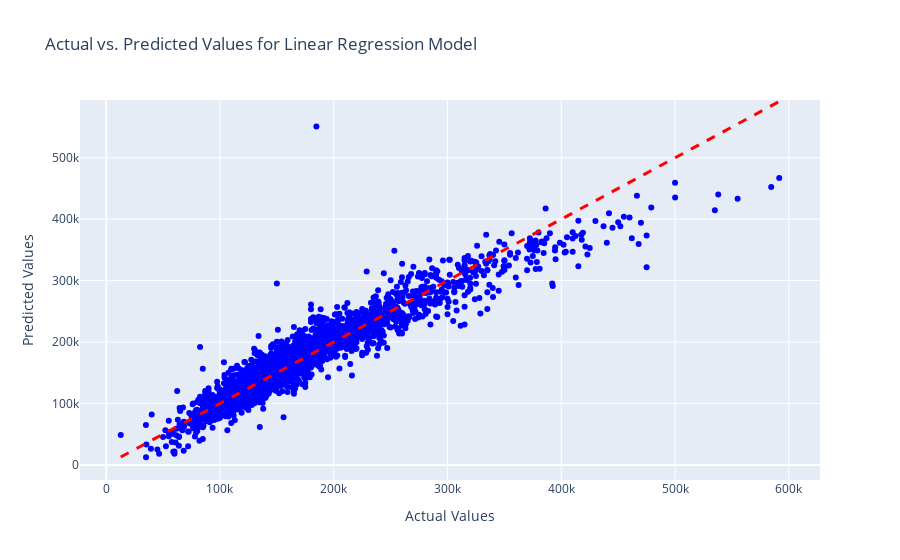
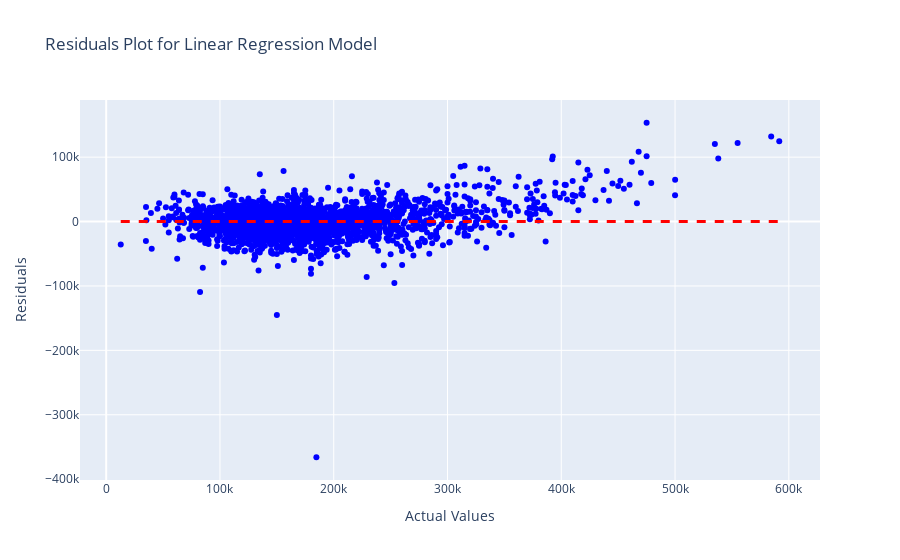

The notebook cell saved with these charts, in order:
### Markdown cell above
Let's start with a simple linear regression on the basic numeric variables we got after making one feature and clearing some multicollinearity.

### Code cell
#the features will be X (independent variables)
X = ft_train.drop('SalePrice', axis=1)
X_array = X.values
#the target (dependent variable) will be y
y = ft_train['SalePrice']
y_array = y.values


# Perform linear regression using scikit-learn
model = LinearRegression()
model.fit(X, y)

X_with_intercept = sm.add_constant(X)  # Add intercept term
model_sm = sm.OLS(y,X_with_intercept).fit()

# Make predictions using the trained model
predictions = model.predict(X)


# Rsquared value
print("R Squared on the test set:", r2_score(y, predictions))


# Mean Squared Error (MSE) on the test set
mse = mean_squared_error(y, predictions)
print("Mean Squared Error (MSE) on the test set:", mse)

# Root Mean Squared Error (RMSE) on the test set
rmse = mean_squared_error(y, predictions, squared=False)
print("Root Mean Squared Error (RMSE) on the test set:", rmse)



# Create a scatter plot with Plotly
fig = go.Figure()

# Add a scatter plot for actual vs. predicted values
fig.add_trace(go.Scatter(x=y, y=predictions, mode='markers', marker=dict(color='blue'), 
                         name='Actual vs. Predicted'))
# Add a diagonal line for perfect predictions
fig.add_shape(type="line", x0=min(y), x1=max(y), y0=min(y), y1=max(y),
              line=dict(color="red", width=3, dash='dash'),
              name="Perfect Predictions")

# Update layout and axis labels
fig.update_layout(title="Actual vs. Predicted Values for Linear Regression Model",
                  xaxis_title="Actual Values",
                  yaxis_title="Predicted Values")

# Show the plot
fig.show()


# Plotting residuals
residuals = y - predictions
fig2 = go.Figure()

# Add a scatter plot for actual values and residuals
fig2.add_trace(go.Scatter(x=y, y=residuals, mode='markers', marker=dict(color='blue'), 
                         name='Residuals'))

# Add a horizontal line at y=0 for reference
fig2.add_shape(type="line", x0=min(y), x1=max(y), y0=0, y1=0,
              line=dict(color="red", width=3, dash='dash'),
              name="Zero Residuals Line")


fig2.update_layout(title="Residuals Plot for Linear Regression Model",
                  xaxis_title="Actual Values",
                  yaxis_title="Residuals")

fig2.show()


# Using statsmodels to check p-values
print(model_sm.summary())
print('\n')

# Mean Squared Error (MSE)
mse = mean_squared_error(y, predictions)
print("Mean Squared Error (MSE):", mse)

# Root Mean Squared Error (RMSE)
rmse = mean_squared_error(y, predictions, squared=False)
print("Root Mean Squared Error (RMSE):", rmse)

print('\n')

print("F-statistic:", model_sm.fvalue)
print("F-statistic p-value:", model_sm.f_pvalue)

### Figure 1 — Plotly figure (JSON) as saved in the notebook; plotly's stock layout.template omitted (floating-point values rounded to 4 significant figures; data arrays with more than 128 entries replaced by an {"elided": "..."} marker saying what was removed)
{"data": [{"marker": {"color": "blue"}, "mode": "markers", "name": "Actual vs. Predicted", "type": "scatter", "x": {"elided": "2571 int values"}, "y": {"elided": "2571 float values"}}], "layout": {"autosize": true, "shapes": [{"line": {"color": "red", "dash": "dash", "width": 3}, "name": "Perfect Predictions", "type": "line", "x0": 12789, "x1": 591587, "y0": 12789, "y1": 591587}], "title": {"text": "Actual vs. Predicted Values for Linear Regression Model"}, "xaxis": {"autorange": true, "range": [-22840.0, 627200.0], "title": {"text": "Actual Values"}, "type": "linear"}, "yaxis": {"autorange": true, "range": [-32120.0, 596800.0], "title": {"text": "Predicted Values"}, "type": "linear"}}}

### Figure 2 — Plotly figure (JSON) as saved in the notebook; plotly's stock layout.template omitted (floating-point values rounded to 4 significant figures; data arrays with more than 128 entries replaced by an {"elided": "..."} marker saying what was removed)
{"data": [{"marker": {"color": "blue"}, "mode": "markers", "name": "Residuals", "type": "scatter", "x": {"elided": "2571 int values"}, "y": {"elided": "2571 float values"}}], "layout": {"autosize": true, "shapes": [{"line": {"color": "red", "dash": "dash", "width": 3}, "name": "Zero Residuals Line", "type": "line", "x0": 12789, "x1": 591587, "y0": 0, "y1": 0}], "title": {"text": "Residuals Plot for Linear Regression Model"}, "xaxis": {"autorange": true, "range": [-22840.0, 627200.0], "title": {"text": "Actual Values"}, "type": "linear"}, "yaxis": {"autorange": true, "range": [-408900.0, 196300.0], "title": {"text": "Residuals"}, "type": "linear"}}}
